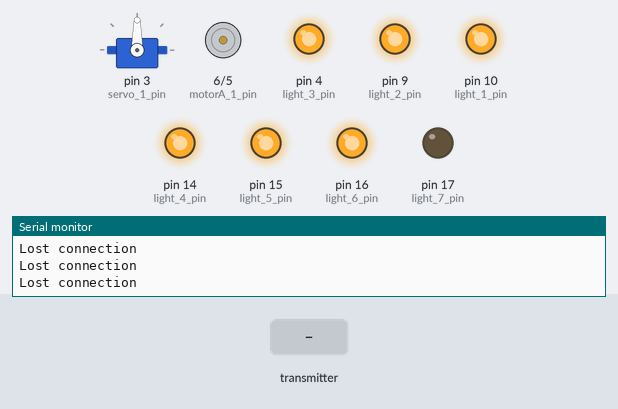
Bench run of a sketch on a simulated Arduino Uno, built with avr-gcc and run on an emulated ATmega328P. Shown: servo, motor-driver pin pairs drawn as motors (green arrow = first pin HIGH = forward, orange = second pin HIGH = backward, longer = more drive), output pins drawn as LEDs (lit = HIGH), the last lines printed to the serial monitor. Dashed ring = blinking. The test bench sets the inputs (shaded band). No radio packets arrive unless stated.

Above: at 1.2 s.
1.3 s: the transmitter starts sending data.0 = 0
At 2.0 s:
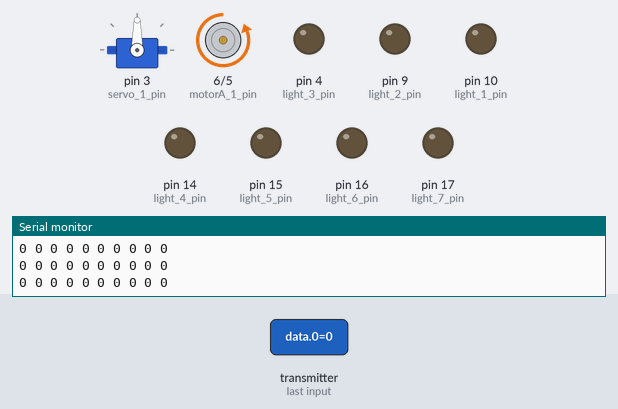
2.8 s: the transmitter starts sending data.2 = 256
At 3.26 s:
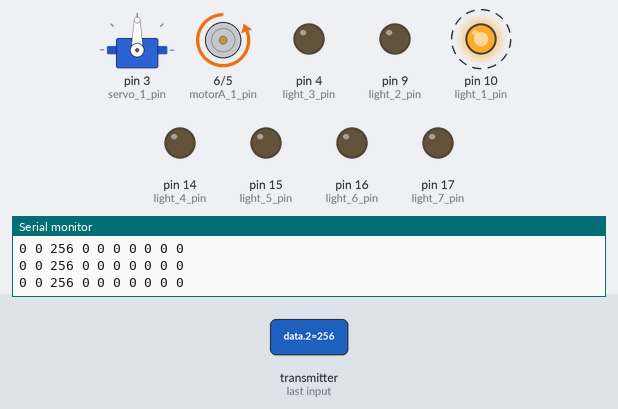
5.8 s: the transmitter starts sending data.3 = 256
At 6.4 s:
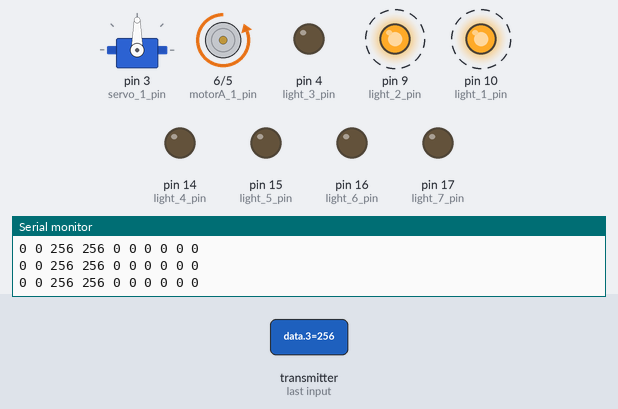
8.8 s: the transmitter starts sending data.2 = 0
At 10.4 s:
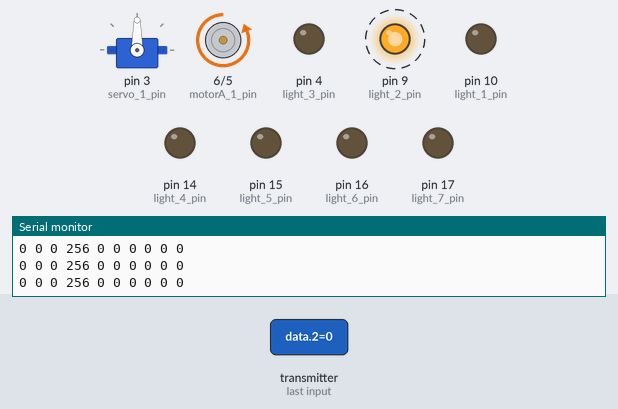
11.8 s: the transmitter starts sending data.3 = 0
At 12.8 s:
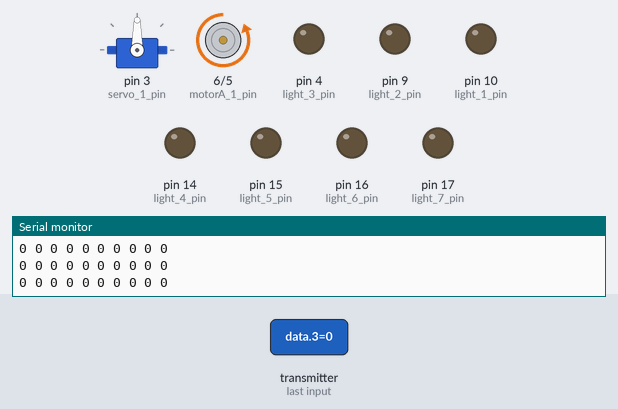
Timing chart, 0 to 14.3 s (numbered marks = the images above; inputs shaded):
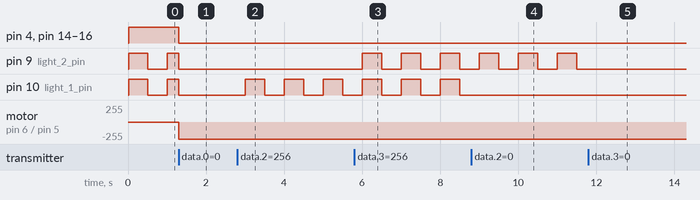

Measured:
- after the input at 1.3 s, pin 4 (light_3_pin), pin 14 (light_4_pin), pin 15 (light_5_pin), pin 16 (light_6_pin): HIGH → LOW at once; motor on pin 6 (motorA_1_pin) / pin 5 (motorA_2_pin): stopped → backward 255/255 at once
- after the input at 2.8 s, pin 10 (light_1_pin): alternates HIGH for 0.50 s and LOW for 0.50 s, starting after 0.20 s
- after the input at 5.8 s, pin 9 (light_2_pin): alternates HIGH for 0.50 s and LOW for 0.50 s, starting after 0.20 s
- after the input at 8.8 s, pin 10 (light_1_pin): stops changing and stays LOW
- after the input at 11.8 s, pin 9 (light_2_pin): stops changing and stays LOW

The sketch:

remote.ino
```cpp
#define BAUDRATE 115200  // setup baudrate
#define receive_timeout 1000
//------------------------- pin setup START -------------------------
#define motorA_1_pin 6
#define motorA_2_pin 5

#define servo_1_pin 3
#define servo_1_min 110
#define servo_1_mid 95
#define servo_1_max 80

// mode 0: on, 1: blink
#define light_1_pin 10// turn left light
#define light_1_mode 1

#define light_2_pin 9// turn right light
#define light_2_mode 1

#define light_3_pin 4// break light
#define light_3_mode 0

#define light_4_pin 14// head light
#define light_4_mode 0

#define light_5_pin 15// fog light
#define light_5_mode 0

#define light_6_pin 16// Empty
#define light_6_mode 0

#define light_7_pin 17// Empty
#define light_7_mode 0
//------------------------- pin setup END -------------------------

//------------------------- PWM channel setup START ------------------------
#define PWM_CH_1 0
#define PWM_CH_2 1
//------------------------- PWM channel setup END ------------------------

#include <RF24.h>
#include <SPI.h>
#include <Servo.h>
#include <nRF24L01.h>

int ch_width_1;
Servo servo_1;

const uint64_t pipeIn = 0xE9E8F0F0E1LL;
RF24 radio(7, 8);

unsigned long lastRecvTime = 0;

typedef struct struct_message {
  int X;
  int Y;
  bool light_1;
  bool light_2;
  bool light_3;
  bool light_4;
  bool light_5;
  bool light_6;
  bool light_7;
  bool brek;
} struct_message;
struct_message myData;

void setup() {
  servo_1.attach(servo_1_pin);

  pinMode(motorA_1_pin, OUTPUT);
  pinMode(motorA_2_pin, OUTPUT);
  pinMode(servo_1_pin, OUTPUT);
  pinMode(light_1_pin, OUTPUT);
  pinMode(light_2_pin, OUTPUT);
  pinMode(light_3_pin, OUTPUT);
  pinMode(light_4_pin, OUTPUT);
  pinMode(light_5_pin, OUTPUT);
  pinMode(light_6_pin, OUTPUT);
  pinMode(light_7_pin, OUTPUT);

  radio.begin();
  radio.openReadingPipe(1, pipeIn);

  init_data();

  Serial.begin(115200);

  radio.startListening();
}

void recvData() {
  while (radio.available()) {
    int data[10];
    radio.read(&data, sizeof(data));

    myData.X = data[0];
    myData.Y = data[1];
    myData.light_1 = data[2];// turn left light
    myData.light_2 = data[3];// turn right light
    myData.light_3 = data[4];// guard light
    myData.light_4 = data[7];// break light
    myData.light_5 = data[5];// head light
    myData.light_6 = data[6];// fog light
    myData.light_7 = data[8];// Empty
    myData.brek = data[9];

    Serial.println(String("") + data[0] + " " + data[1] + " " + data[2] + " " + data[3] + " " + data[4] + " " + data[5] + " " + data[6] + " " + data[7] + " " + data[8] + " " + data[9]);

    lastRecvTime = millis();
    // Serial.println('Recieved Data');
  }
}

void loop() {
  recvData();
  unsigned long now = millis();
  if (now - lastRecvTime > 1000) {
    Serial.println("Lost connection");
    init_data();
  }

  if (myData.brek) {
    digitalWrite(motorA_1_pin, HIGH);
    digitalWrite(motorA_2_pin, HIGH);
  } else {
    motor_control(motorA_1_pin, motorA_2_pin, myData.X);
  }

  servo_control(servo_1, myData.Y, servo_1_min, servo_1_mid, servo_1_max);

  // turn light and guard light
  if (myData.light_3) {
    light_control(light_1_pin, light_1_mode, true);
    light_control(light_2_pin, light_2_mode, true);
  } else {
    light_control(light_1_pin, light_1_mode, myData.light_1);
    light_control(light_2_pin, light_2_mode, myData.light_2);
  }

  light_control(light_3_pin, light_3_mode, myData.light_4);
  light_control(light_6_pin, light_6_mode, myData.light_5);
  light_control(light_5_pin, light_5_mode, myData.light_6);
  light_control(light_4_pin, light_4_mode, myData.light_7);// Empty
  light_control(light_7_pin, light_7_mode, false);// Empty
}

void motor_control(int pinA, int pinB, int value) {
  if (value == 127) {
    digitalWrite(motorA_1_pin, LOW);
    digitalWrite(motorA_2_pin, LOW);
  } else if (value > 127) {
    analogWrite(motorA_1_pin, (value - 127.5) * 2);
    digitalWrite(motorA_2_pin, LOW);
  } else {
    digitalWrite(motorA_1_pin, LOW);
    analogWrite(motorA_2_pin, (127.5 - value) * 2);
  }
}

void servo_control(Servo servo, int value, int min, int mid, int max) {
  if (value == 127) {
    servo.write(mid);
  } else if (value > 127) {
    servo.write(map(value, 127, 255, mid, max));
  } else {
    servo.write(map(value, 0, 127, min, mid));
  }
}

void light_control(int pin, int mode, boolean on) {
  if (on) {
    if (mode == 0) {
      digitalWrite(pin, HIGH);
    } else if (mode == 1) {
      digitalWrite(pin, millis() % 1000 < 500);
    }
  } else {
    digitalWrite(pin, LOW);
  }
}

void init_data() {
  myData.X = 127;
  myData.Y = 127;
  myData.light_1 = true;
  myData.light_2 = true;
  myData.light_3 = true;
  myData.light_4 = true;
  myData.light_5 = true;
  myData.light_6 = true;
  myData.light_7 = true;
}
```
